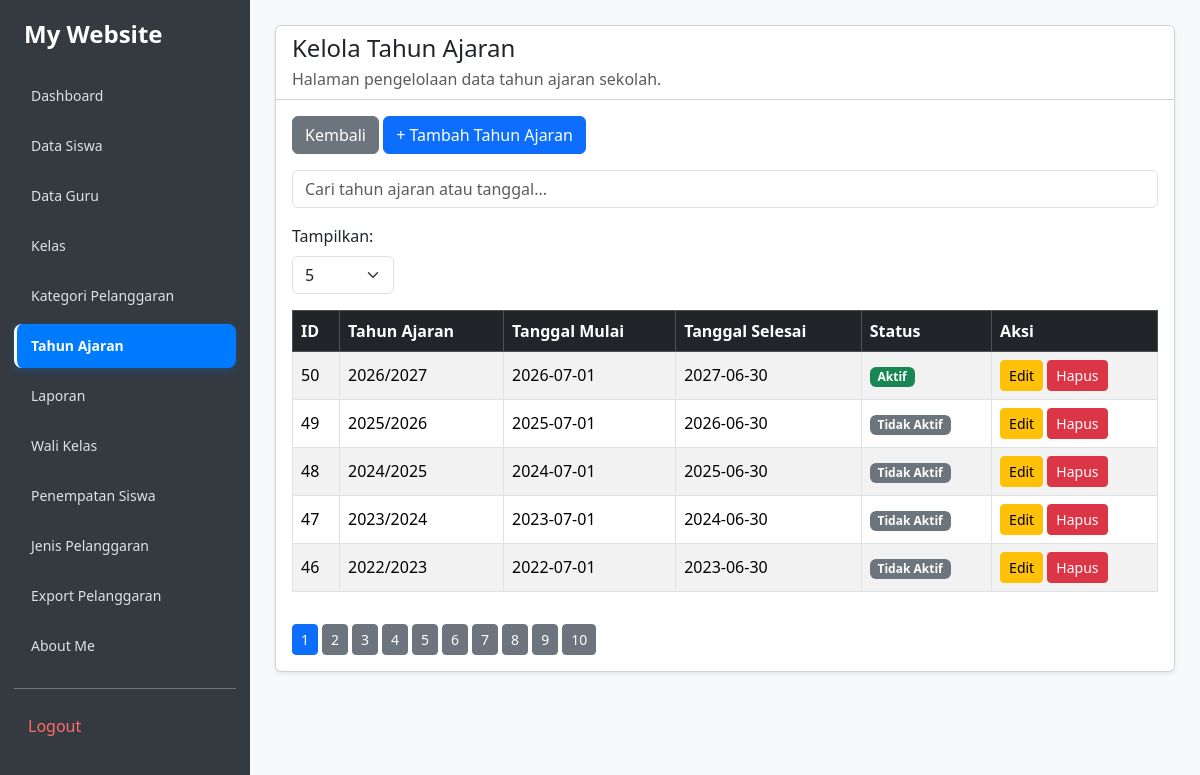
Page /kelola_tahun_ajaran.php (signed in) on the committed database.
### tables this page shows
CREATE TABLE `t_tahun_ajaran` (
  `id` int(11) NOT NULL,
  `nama` varchar(20) NOT NULL,
  `tanggal_mulai` date NOT NULL,
  `tanggal_selesai` date NOT NULL,
  `status_aktif` tinyint(1) NOT NULL,
  `created_at` timestamp NOT NULL DEFAULT current_timestamp(),
  `updated_at` timestamp NOT NULL DEFAULT current_timestamp()
);

### kelola_tahun_ajaran.php (the view, shortened to what this page needs)
<?php
include 'config/koneksi.php';
$query = mysqli_query($koneksi, "SELECT * FROM t_tahun_ajaran ORDER BY id DESC");
$data_tahun = [];
while ($row = mysqli_fetch_assoc($query)) {
    $data_tahun[] = $row;
}
?>
<!DOCTYPE html>
<html lang="id">
<head>
    <link href="https://cdn.jsdelivr.net/npm/bootstrap@5.3.8/dist/css/bootstrap.min.css" rel="stylesheet">
</head>
<body>
<?php include 'includes/sidebar.php'; ?>
<main class="main-content">
    <div class="card shadow-sm">
        <div class="card-header bg-white">
            <h4 class="mb-1">Kelola Tahun Ajaran</h4>
            <p class="mb-0 text-muted">
                Halaman pengelolaan data tahun ajaran sekolah.
            </p>
        </div>
        <div class="card-body">
            <a href="dashboard.php" class="btn btn-secondary mb-3">
                Kembali
            </a>
            <a href="tambah_tahun_ajaran.php" class="btn btn-primary mb-3">
                + Tambah Tahun Ajaran
            </a>
            <div class="mb-3">
                <input type="text" id="searchInput" class="form-control"
                       placeholder="Cari tahun ajaran atau tanggal...">
            </div>
            <div class="mb-3">
                <label for="rowsPerPage" class="form-label">Tampilkan:</label>
                <select id="rowsPerPage" class="form-select" style="width: auto;">
                    <option value="5">5</option>
                </select>
            </div>
            <div class="table-responsive">
                <table class="table table-bordered table-striped" id="dataTable">
                    <thead class="table-dark">
                        <tr>
                            <th onclick="sortTable(0)">ID</th>
                            <th onclick="sortTable(1)">Tahun Ajaran</th>
                            <th onclick="sortTable(2)">Tanggal Mulai</th>
                            <th onclick="sortTable(3)">Tanggal Selesai</th>
                            <th onclick="sortTable(4)">Status</th>
                            <th>Aksi</th>
                        </tr>
                    </thead>
                    <tbody id="tableBody">
                        <?php foreach ($data_tahun as $tahun) { ?>
                            <tr>
                                <td><?= htmlspecialchars($tahun['id']) ?></td>
                                <td><?= htmlspecialchars($tahun['nama']) ?></td>
                                <td><?= htmlspecialchars($tahun['tanggal_mulai']) ?></td>
                                <td><?= htmlspecialchars($tahun['tanggal_selesai']) ?></td>
                                <td>
                                    <?php if ($tahun['status_aktif'] == 1) { ?>
                                        <span class="badge bg-success">Aktif</span>
                                    <?php } else { ?>
                                        <span class="badge bg-secondary">Tidak Aktif</span>
                                    <?php } ?>
                                </td>
                                <td>
                                    <a href="edit_tahun_ajaran.php?id=<?= urlencode($tahun['id']) ?>"
                                       class="btn btn-warning btn-sm">
                                        Edit
                                    </a>
                                    <a href="hapus_tahun_ajaran.php?id=<?= urlencode($tahun['id']) ?>"
                                       class="btn btn-danger btn-sm"
                                       onclick="return confirm('Yakin ingin menghapus data tahun ajaran ini?')">
                                        Hapus
                                    </a>
                                </td>
                            </tr>
                        <?php } ?>
                    </tbody>
                </table>
            </div>
            <div id="pagination" class="mt-3"></div>
        </div>
    </div>
</main>
</body>
</html>

### includes/sidebar.css (style rules this page uses)
body { background: #f8f9fa; margin: 0; }
.main-content { margin-left: 250px; padding: 25px; min-width: 0; box-sizing: border-box; }

### kelola_tahun_ajaran.php (style rules this page uses)
main { min-width: 0; }
.table th { cursor: pointer; white-space: nowrap; }
.table td { vertical-align: middle; }

### rows in the picture
t_tahun_ajaran: id "50", nama "2026/2027", tanggal_mulai "2026-07-01", tanggal_selesai "2027-06-30", status_aktif "Aktif"
t_tahun_ajaran: id "49", nama "2025/2026", tanggal_mulai "2025-07-01", tanggal_selesai "2026-06-30", status_aktif "Tidak Aktif"
t_tahun_ajaran: id "48", nama "2024/2025", tanggal_mulai "2024-07-01", tanggal_selesai "2025-06-30", status_aktif "Tidak Aktif"
t_tahun_ajaran: id "47", nama "2023/2024", tanggal_mulai "2023-07-01", tanggal_selesai "2024-06-30", status_aktif "Tidak Aktif"
t_tahun_ajaran: id "46", nama "2022/2023", tanggal_mulai "2022-07-01", tanggal_selesai "2023-06-30", status_aktif "Tidak Aktif"

### other values in the picture
$item[0] "Dashboard"
$item[0] "Data Siswa"
$item[0] "Data Guru"
$item[0] "Kelas"
$item[0] "Kategori Pelanggaran"
$item[0] "Tahun Ajaran"
$item[0] "Laporan"
$item[0] "Wali Kelas"
$item[0] "Penempatan Siswa"
$item[0] "Jenis Pelanggaran"
$item[0] "Export Pelanggaran"
$item[0] "About Me"
